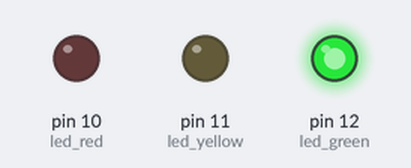
The sketch below on a simulated Arduino Uno, built with avr-gcc and run on an emulated ATmega328P. On the bench: output pins drawn as LEDs (lit = HIGH).

Above: at 1.5 s.
At 4.5 s:
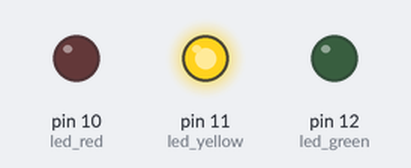
At 7.5 s:
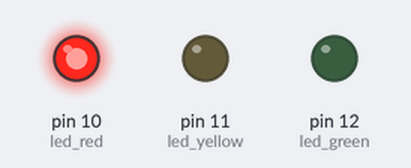
Timing chart, 0 to 11.7 s (numbered marks = the images above):
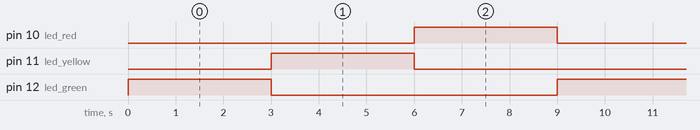

The sketch:

sketch_sep15a.ino
```cpp
int led_green = 12;
int led_yellow = 11;
int led_red = 10;
void setup() {
    pinMode(led_red,OUTPUT);
    pinMode(led_yellow,OUTPUT);
    pinMode(led_green,OUTPUT);
}

void loop() {
  digitalWrite(led_green,HIGH);
  delay(3000);
  digitalWrite(led_green,LOW);
  digitalWrite(led_yellow,HIGH);
  delay(3000);
  digitalWrite(led_yellow,LOW);
  digitalWrite(led_red,HIGH);
  delay(3000);
  digitalWrite(led_red,LOW);
}
```

Measured:
- by itself, pin 10 (led_red), pin 11 (led_yellow), pin 12 (led_green): alternates HIGH for 3.0 s and LOW for 6.0 s
- by itself, everything shown: repeats every 9.0 s, in 4 steps
